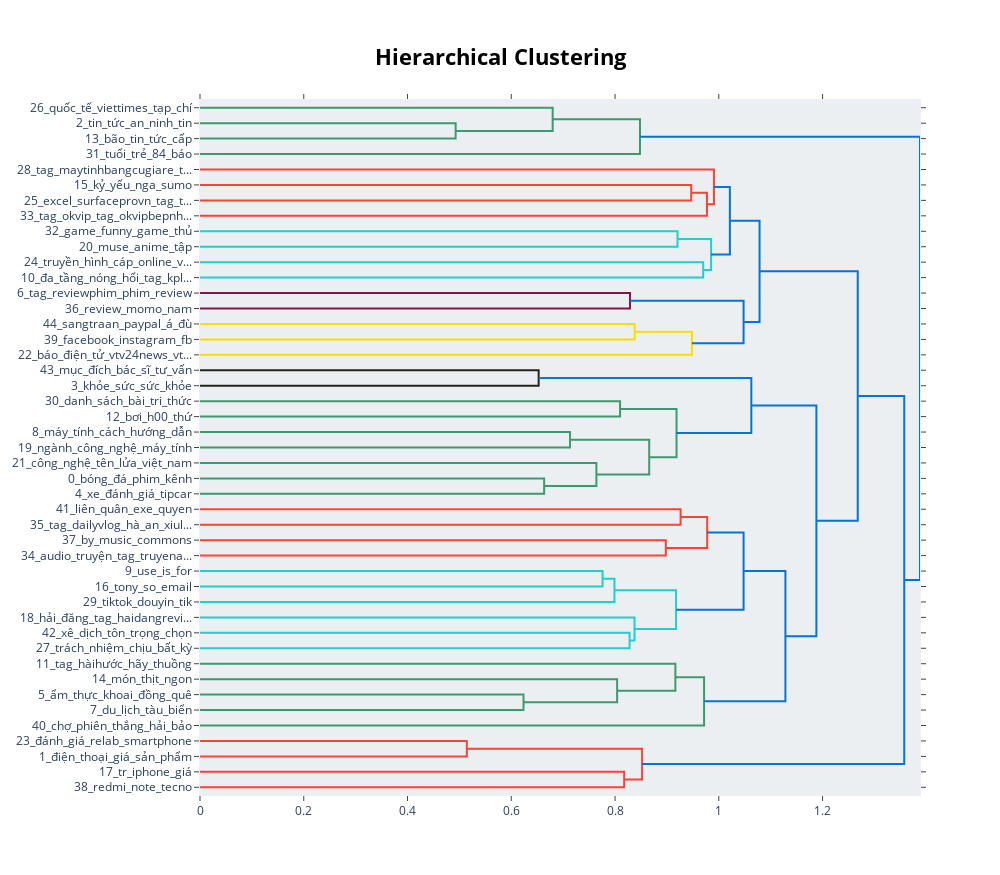

The notebook cell saved with this chart:
### Markdown cell above
# Agglomerative Clustering

### Code cell
from sklearn.cluster import AgglomerativeClustering
from sklearn.metrics import silhouette_score
from scipy.cluster.hierarchy import linkage, dendrogram
import matplotlib.pyplot as plt
from bertopic import BERTopic

# Agglomerative Clustering
print("=== Agglomerative Clustering (Hierarchical) ===")
agg = AgglomerativeClustering(
    distance_threshold=5.0,   # ngưỡng cắt để xác định cụm
    n_clusters=None,          # dùng số cụm tốt nhất từ KMeans        
    linkage='ward'            # phương pháp liên kết Ward 
)

agg_labels = agg.fit_predict(X)
agg_score = silhouette_score(X, agg_labels)
print(f"Agglomerative Clustering: {len(set(agg_labels))} cụm")

# Vẽ dendrogram (500 điểm đầu)
print("\n=== Dendrogram trực quan cấu trúc phân cấp ===")
Z = linkage(X[:500], method='ward')
plt.figure(figsize=(10, 5))
dendrogram(Z, truncate_mode='level', p=5, no_labels=True)
plt.title("Cấu trúc phân cấp giữa các video (Agglomerative Dendrogram)")
plt.xlabel("Video samples")
plt.ylabel("Khoảng cách (Ward linkage)")
plt.show()

# Tạo và trực quan hóa cây chủ đề phân cấp bằng BERTopic
print("\n=== BERTopic Hierarchical Topics ===")
full_texts = pd.read_csv("stage1_desc_clean.csv", dtype=str)["description"].fillna("").tolist()

hier_topics = topic_model.hierarchical_topics(full_texts)
fig_hier = topic_model.visualize_hierarchy()

fig_hier.write_html("hierarchical_topics.html")
print("Saved interactive map: hierarchical_topics.html")
fig_hier.show()

### Figure 1 — Plotly figure (JSON) as saved in the notebook; plotly's stock layout.template omitted (floating-point values rounded to 4 significant figures)
{"data": [{"hoverinfo": "text", "marker": {"color": "rgb(61,153,112)"}, "mode": "lines", "type": "scatter", "x": [0.0, 0.4927, 0.4927, 0.0], "xaxis": "x", "y": [-15.0, -15.0, -25.0, -25.0], "yaxis": "y"}, {"hoverinfo": "text", "marker": {"color": "rgb(61,153,112)"}, "mode": "lines", "type": "scatter", "x": [0.0, 0.6798, 0.6798, 0.4927], "xaxis": "x", "y": [-5.0, -5.0, -20.0, -20.0], "yaxis": "y"}, {"hoverinfo": "text", "marker": {"color": "rgb(61,153,112)"}, "mode": "lines", "type": "scatter", "x": [0.6798, 0.8481, 0.8481, 0.0], "xaxis": "x", "y": [-12.5, -12.5, -35.0, -35.0], "yaxis": "y"}, {"hoverinfo": "text", "marker": {"color": "rgb(255,65,54)"}, "mode": "lines", "type": "scatter", "x": [0.0, 0.9468, 0.9468, 0.0], "xaxis": "x", "y": [-55.0, -55.0, -65.0, -65.0], "yaxis": "y"}, {"hoverinfo": "text", "marker": {"color": "rgb(255,65,54)"}, "mode": "lines", "type": "scatter", "x": [0.9468, 0.9771, 0.9771, 0.0], "xaxis": "x", "y": [-60.0, -60.0, -75.0, -75.0], "yaxis": "y"}, {"hoverinfo": "text", "marker": {"color": "rgb(255,65,54)"}, "mode": "lines", "type": "scatter", "x": [0.0, 0.9906, 0.9906, 0.9771], "xaxis": "x", "y": [-45.0, -45.0, -67.5, -67.5], "yaxis": "y"}, {"hoverinfo": "text", "marker": {"color": "rgb(35,205,205)"}, "mode": "lines", "type": "scatter", "x": [0.0, 0.9204, 0.9204, 0.0], "xaxis": "x", "y": [-85.0, -85.0, -95.0, -95.0], "yaxis": "y"}, {"hoverinfo": "text", "marker": {"color": "rgb(35,205,205)"}, "mode": "lines", "type": "scatter", "x": [0.0, 0.9699, 0.9699, 0.0], "xaxis": "x", "y": [-105.0, -105.0, -115.0, -115.0], "yaxis": "y"}, {"hoverinfo": "text", "marker": {"color": "rgb(35,205,205)"}, "mode": "lines", "type": "scatter", "x": [0.9204, 0.9851, 0.9851, 0.9699], "xaxis": "x", "y": [-90.0, -90.0, -110.0, -110.0], "yaxis": "y"}, {"hoverinfo": "text", "marker": {"color": "rgb(0,116,217)"}, "mode": "lines", "type": "scatter", "x": [0.9906, 1.021, 1.021, 0.9851], "xaxis": "x", "y": [-56.25, -56.25, -100.0, -100.0], "yaxis": "y"}, {"hoverinfo": "text", "marker": {"color": "rgb(133,20,75)"}, "mode": "lines", "type": "scatter", "x": [0.0, 0.8289, 0.8289, 0.0], "xaxis": "x", "y": [-125.0, -125.0, -135.0, -135.0], "yaxis": "y"}, {"hoverinfo": "text", "marker": {"color": "rgb(255,220,0)"}, "mode": "lines", "type": "scatter", "x": [0.0, 0.8378, 0.8378, 0.0], "xaxis": "x", "y": [-145.0, -145.0, -155.0, -155.0], "yaxis": "y"}, {"hoverinfo": "text", "marker": {"color": "rgb(255,220,0)"}, "mode": "lines", "type": "scatter", "x": [0.8378, 0.9482, 0.9482, 0.0], "xaxis": "x", "y": [-150.0, -150.0, -165.0, -165.0], "yaxis": "y"}, {"hoverinfo": "text", "marker": {"color": "rgb(0,116,217)"}, "mode": "lines", "type": "scatter", "x": [0.8289, 1.048, 1.048, 0.9482], "xaxis": "x", "y": [-130.0, -130.0, -157.5, -157.5], "yaxis": "y"}, {"hoverinfo": "text", "marker": {"color": "rgb(0,116,217)"}, "mode": "lines", "type": "scatter", "x": [1.021, 1.079, 1.079, 1.048], "xaxis": "x", "y": [-78.12, -78.12, -143.8, -143.8], "yaxis": "y"}, {"hoverinfo": "text", "marker": {"color": "rgb(40,35,35)"}, "mode": "lines", "type": "scatter", "x": [0.0, 0.6527, 0.6527, 0.0], "xaxis": "x", "y": [-175.0, -175.0, -185.0, -185.0], "yaxis": "y"}, {"hoverinfo": "text", "marker": {"color": "rgb(61,153,112)"}, "mode": "lines", "type": "scatter", "x": [0.0, 0.8097, 0.8097, 0.0], "xaxis": "x", "y": [-195.0, -195.0, -205.0, -205.0], "yaxis": "y"}, {"hoverinfo": "text", "marker": {"color": "rgb(61,153,112)"}, "mode": "lines", "type": "scatter", "x": [0.0, 0.7132, 0.7132, 0.0], "xaxis": "x", "y": [-215.0, -215.0, -225.0, -225.0], "yaxis": "y"}, {"hoverinfo": "text", "marker": {"color": "rgb(61,153,112)"}, "mode": "lines", "type": "scatter", "x": [0.0, 0.6633, 0.6633, 0.0], "xaxis": "x", "y": [-245.0, -245.0, -255.0, -255.0], "yaxis": "y"}, {"hoverinfo": "text", "marker": {"color": "rgb(61,153,112)"}, "mode": "lines", "type": "scatter", "x": [0.0, 0.7641, 0.7641, 0.6633], "xaxis": "x", "y": [-235.0, -235.0, -250.0, -250.0], "yaxis": "y"}, {"hoverinfo": "text", "marker": {"color": "rgb(61,153,112)"}, "mode": "lines", "type": "scatter", "x": [0.7132, 0.8659, 0.8659, 0.7641], "xaxis": "x", "y": [-220.0, -220.0, -242.5, -242.5], "yaxis": "y"}, {"hoverinfo": "text", "marker": {"color": "rgb(61,153,112)"}, "mode": "lines", "type": "scatter", "x": [0.8097, 0.9185, 0.9185, 0.8659], "xaxis": "x", "y": [-200.0, -200.0, -231.2, -231.2], "yaxis": "y"}, {"hoverinfo": "text", "marker": {"color": "rgb(0,116,217)"}, "mode": "lines", "type": "scatter", "x": [0.6527, 1.063, 1.063, 0.9185], "xaxis": "x", "y": [-180.0, -180.0, -215.6, -215.6], "yaxis": "y"}, {"hoverinfo": "text", "marker": {"color": "rgb(255,65,54)"}, "mode": "lines", "type": "scatter", "x": [0.0, 0.9263, 0.9263, 0.0], "xaxis": "x", "y": [-265.0, -265.0, -275.0, -275.0], "yaxis": "y"}, {"hoverinfo": "text", "marker": {"color": "rgb(255,65,54)"}, "mode": "lines", "type": "scatter", "x": [0.0, 0.8978, 0.8978, 0.0], "xaxis": "x", "y": [-285.0, -285.0, -295.0, -295.0], "yaxis": "y"}, {"hoverinfo": "text", "marker": {"color": "rgb(255,65,54)"}, "mode": "lines", "type": "scatter", "x": [0.9263, 0.9776, 0.9776, 0.8978], "xaxis": "x", "y": [-270.0, -270.0, -290.0, -290.0], "yaxis": "y"}, {"hoverinfo": "text", "marker": {"color": "rgb(35,205,205)"}, "mode": "lines", "type": "scatter", "x": [0.0, 0.7759, 0.7759, 0.0], "xaxis": "x", "y": [-305.0, -305.0, -315.0, -315.0], "yaxis": "y"}, {"hoverinfo": "text", "marker": {"color": "rgb(35,205,205)"}, "mode": "lines", "type": "scatter", "x": [0.7759, 0.7989, 0.7989, 0.0], "xaxis": "x", "y": [-310.0, -310.0, -325.0, -325.0], "yaxis": "y"}, {"hoverinfo": "text", "marker": {"color": "rgb(35,205,205)"}, "mode": "lines", "type": "scatter", "x": [0.0, 0.828, 0.828, 0.0], "xaxis": "x", "y": [-345.0, -345.0, -355.0, -355.0], "yaxis": "y"}, {"hoverinfo": "text", "marker": {"color": "rgb(35,205,205)"}, "mode": "lines", "type": "scatter", "x": [0.0, 0.8375, 0.8375, 0.828], "xaxis": "x", "y": [-335.0, -335.0, -350.0, -350.0], "yaxis": "y"}, {"hoverinfo": "text", "marker": {"color": "rgb(35,205,205)"}, "mode": "lines", "type": "scatter", "x": [0.7989, 0.9176, 0.9176, 0.8375], "xaxis": "x", "y": [-317.5, -317.5, -342.5, -342.5], "yaxis": "y"}, {"hoverinfo": "text", "marker": {"color": "rgb(0,116,217)"}, "mode": "lines", "type": "scatter", "x": [0.9776, 1.048, 1.048, 0.9176], "xaxis": "x", "y": [-280.0, -280.0, -330.0, -330.0], "yaxis": "y"}, {"hoverinfo": "text", "marker": {"color": "rgb(61,153,112)"}, "mode": "lines", "type": "scatter", "x": [0.0, 0.6236, 0.6236, 0.0], "xaxis": "x", "y": [-385.0, -385.0, -395.0, -395.0], "yaxis": "y"}, {"hoverinfo": "text", "marker": {"color": "rgb(61,153,112)"}, "mode": "lines", "type": "scatter", "x": [0.0, 0.804, 0.804, 0.6236], "xaxis": "x", "y": [-375.0, -375.0, -390.0, -390.0], "yaxis": "y"}, {"hoverinfo": "text", "marker": {"color": "rgb(61,153,112)"}, "mode": "lines", "type": "scatter", "x": [0.0, 0.9163, 0.9163, 0.804], "xaxis": "x", "y": [-365.0, -365.0, -382.5, -382.5], "yaxis": "y"}, {"hoverinfo": "text", "marker": {"color": "rgb(61,153,112)"}, "mode": "lines", "type": "scatter", "x": [0.9163, 0.9716, 0.9716, 0.0], "xaxis": "x", "y": [-373.8, -373.8, -405.0, -405.0], "yaxis": "y"}, {"hoverinfo": "text", "marker": {"color": "rgb(0,116,217)"}, "mode": "lines", "type": "scatter", "x": [1.048, 1.128, 1.128, 0.9716], "xaxis": "x", "y": [-305.0, -305.0, -389.4, -389.4], "yaxis": "y"}, {"hoverinfo": "text", "marker": {"color": "rgb(0,116,217)"}, "mode": "lines", "type": "scatter", "x": [1.063, 1.188, 1.188, 1.128], "xaxis": "x", "y": [-197.8, -197.8, -347.2, -347.2], "yaxis": "y"}, {"hoverinfo": "text", "marker": {"color": "rgb(0,116,217)"}, "mode": "lines", "type": "scatter", "x": [1.079, 1.268, 1.268, 1.188], "xaxis": "x", "y": [-110.9, -110.9, -272.5, -272.5], "yaxis": "y"}, {"hoverinfo": "text", "marker": {"color": "rgb(255,65,54)"}, "mode": "lines", "type": "scatter", "x": [0.0, 0.5142, 0.5142, 0.0], "xaxis": "x", "y": [-415.0, -415.0, -425.0, -425.0], "yaxis": "y"}, {"hoverinfo": "text", "marker": {"color": "rgb(255,65,54)"}, "mode": "lines", "type": "scatter", "x": [0.0, 0.8176, 0.8176, 0.0], "xaxis": "x", "y": [-435.0, -435.0, -445.0, -445.0], "yaxis": "y"}, {"hoverinfo": "text", "marker": {"color": "rgb(255,65,54)"}, "mode": "lines", "type": "scatter", "x": [0.5142, 0.8522, 0.8522, 0.8176], "xaxis": "x", "y": [-420.0, -420.0, -440.0, -440.0], "yaxis": "y"}, {"hoverinfo": "text", "marker": {"color": "rgb(0,116,217)"}, "mode": "lines", "type": "scatter", "x": [1.268, 1.357, 1.357, 0.8522], "xaxis": "x", "y": [-191.7, -191.7, -430.0, -430.0], "yaxis": "y"}, {"hoverinfo": "text", "marker": {"color": "rgb(0,116,217)"}, "mode": "lines", "type": "scatter", "x": [0.8481, 1.388, 1.388, 1.357], "xaxis": "x", "y": [-23.75, -23.75, -310.9, -310.9], "yaxis": "y"}], "layout": {"autosize": false, "height": 875, "hoverlabel": {"bgcolor": "white", "font": {"family": "Rockwell", "size": 16}}, "hovermode": "closest", "plot_bgcolor": "#ECEFF1", "showlegend": false, "title": {"font": {"color": "Black", "size": 22}, "text": "<b>Hierarchical Clustering</b>", "x": 0.5, "xanchor": "center", "yanchor": "top"}, "width": 1000, "xaxis": {"mirror": "allticks", "rangemode": "tozero", "showgrid": false, "showline": true, "showticklabels": true, "ticks": "outside", "type": "linear", "zeroline": false}, "yaxis": {"mirror": "allticks", "range": [-450, 0], "rangemode": "tozero", "showgrid": false, "showline": true, "showticklabels": true, "tickmode": "array", "ticks": "outside", "ticktext": ["26_quốc_tế_viettimes_tạp_chí", "2_tin_tức_an_ninh_tin", "13_bão_tin_tức_cấp", "31_tuổi_trẻ_84_báo", "28_tag_maytinhbangcugiare_t...", "15_kỷ_yếu_nga_sumo", "25_excel_surfaceprovn_tag_t...", "33_tag_okvip_tag_okvipbepnh...", "32_game_funny_game_thủ", "20_muse_anime_tập", "24_truyền_hình_cáp_online_v...", "10_đa_tầng_nóng_hổi_tag_kpl...", "6_tag_reviewphim_phim_review", "36_review_momo_nam", "44_sangtraan_paypal_á_đù", "39_facebook_instagram_fb", "22_báo_điện_tử_vtv24news_vt...", "43_mục_đích_bác_sĩ_tư_vấn", "3_khỏe_sức_sức_khỏe", "30_danh_sách_bài_tri_thức", "12_bơi_h00_thứ", "8_máy_tính_cách_hướng_dẫn", "19_ngành_công_nghệ_máy_tính", "21_công_nghệ_tên_lửa_việt_nam", "0_bóng_đá_phim_kênh", "4_xe_đánh_giá_tipcar", "41_liên_quân_exe_quyen", "35_tag_dailyvlog_hà_an_xiul...", "37_by_music_commons", "34_audio_truyện_tag_truyena...", "9_use_is_for", "16_tony_so_email", "29_tiktok_douyin_tik", "18_hải_đăng_tag_haidangrevi...", "42_xê_dịch_tôn_trọng_chọn", "27_trách_nhiệm_chịu_bất_kỳ", "11_tag_hàihước_hãy_thuồng", "14_món_thịt_ngon", "5_ẩm_thực_khoai_đồng_quê", "7_du_lịch_tàu_biển", "40_chợ_phiên_thắng_hải_bảo", "23_đánh_giá_relab_smartphone", "1_điện_thoại_giá_sản_phẩm", "17_tr_iphone_giá", "38_redmi_note_tecno"], "tickvals": [-5, -15, -25, -35, -45, -55, -65, -75, -85, -95, -105, -115, -125, -135, -145, -155, -165, -175, -185, -195, -205, -215, -225, -235, -245, -255, -265, -275, -285, -295, -305, -315, -325, -335, -345, -355, -365, -375, -385, -395, -405, -415, -425, -435, -445], "type": "linear", "zeroline": false}}}
